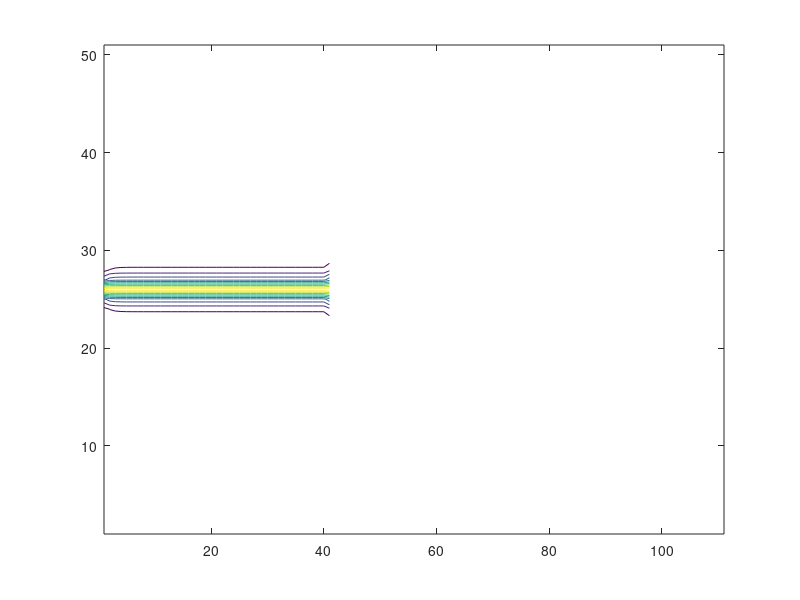

MATLAB code to generate this figure:
%%% Definicao dos parametros %%%

a = 0.11;
b = 0.05;
c  = 0.04;
d = 0.02;
g  = 0.04;
h = (b - d)/2;
delta = 0.001;
m = b/delta + 1;  % Linhas totais na matriz  
n = a/delta + 1;  % Colunas totais na matriz
% Limites do retangulo menor
L1 = (b - d - h)/delta + 1; 
L2 = (b - h)/delta + 1;
C1 = g/delta + 1;
C2 = (g + c)/delta + 1;
% Definicoes iniciais para o problema dual
D = zeros(m, n);


%%% Mapa de quadrados curvilineos %%%

% Problema dual - Inicializacoes 
for i = (L1 + L2)/2:L2 - 1
  if i == (L1 + L2)/2
    for j = 1:C1
      D(i, j) = 100;
    end
    
    for j = C2:n % N necessario
      D(i, j) = 0;
    end
  end
  
  for j = C1 + 1:C2 - 1
    D(i, j) = NaN;
  end
end

% Iteracoes em metade do problema
for num = 1:1
  
  % Calculo do potencial ao lado do retangulo
  for i = (L1 + L2)/2 + 1:L2 - 1
    for j = 1:C1
      if j == 1
        D(i, j) = (D(i - 1, j) + 2*D(i, j + 1) + D(i + 1, j))/4;
      
      elseif j == C1
        D(i, j) = (D(i - 1, j) + 2*D(i, j - 1) + D(i + 1, j))/4;
      
      else
        D(i, j) = (D(i - 1, j) + D(i, j - 1) + D(i + 1, j) + D(i, j + 1))/4;
      end
    end
    
    for j = C2:n
      if j == C2
        D(i, j) = (D(i - 1, j) + 2*D(i, j + 1) + D(i + 1, j))/4;
      
      elseif j == n
        D(i, j) = (D(i - 1, j) + 2*D(i, j - 1) + D(i + 1, j))/4;
      
      else
        D(i, j) = (D(i - 1, j) + D(i, j - 1) + D(i + 1, j) + D(i, j + 1))/4;
      end
    end
  end
    
  % Calculo do potencial abaixo do retangulo
  for i = L2:m
    for j = 1:n
      if i ~= m
        if j == 1
          D(i, j) = (D(i - 1, j) + 2*D(i, j + 1) + D(i + 1, j))/4;
        
        elseif j == n
          D(i, j) = (D(i - 1, j) + 2*D(i, j - 1) + D(i + 1, j))/4;
        
        else
          if isnan(D(i - 1, j))
            D(i, j) = (D(i, j - 1) + 2*D(i + 1, j) + D(i, j + 1))/4;
          else
            D(i, j) = (D(i - 1, j) + D(i, j - 1) + D(i + 1, j) + D(i, j + 1))/4;
          end
        end
    
      else
        if j == 1
          D(i, j) = (2*D(i - 1, j) + 2*D(i, j + 1))/4;
          
        elseif j == n
          D(i, j) = (2*D(i - 1, j) + 2*D(i, j - 1))/4;
          
        else
          D(i, j) = (D(i, j - 1) + 2*D(i - 1, j) + D(i, j + 1))/4;
        end  
      end
    end
  end       
end

% Espelhamento do conteudo da matriz D para a metade superior
for i = 1:(L1 + L2)/2 - 1
  for j = 1:n
    D(i, j) = D(m - i + 1, j);
  end
end

% Plot do mapa
contour(D)
